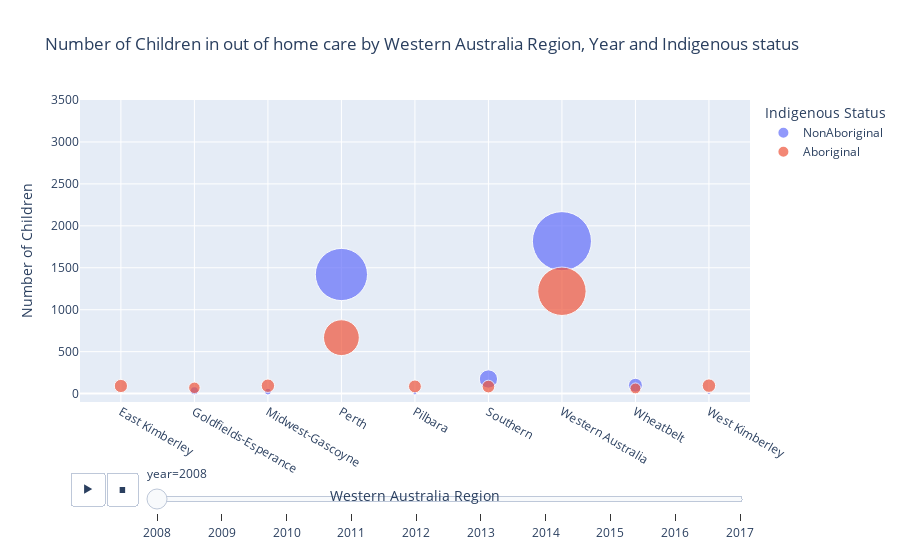

Notebook code cell kept with this figure:
### Code cell
#grouped by month, scatter plot for dia and miss dist, by abs magnitude
fig = px.scatter(data6,y="count", x="region", animation_frame="year", animation_group="region",
           size="count", color="indigenous_status", hover_name="year",hover_data={'year':False, 'region':False},size_max=50, range_y=[-100,3500],title="Number of Children in out of home care by Western Australia Region, Year and Indigenous status")
fig.update_layout(
    xaxis_title="Western Australia Region",
    yaxis_title="Number of Children",
    legend_title="Indigenous Status",
    hovermode='x unified'
)
fig.update_traces(hovertemplate='No. in out of home care: %{y}')
#fig.write_html("Number of Children in out of home care by Western Australia Region, Year and Indigenous status.html")
fig

### Figure 1 — Plotly figure (JSON) as saved in the notebook; plotly's stock layout.template omitted (floating-point values rounded to 4 significant figures)
{"data": [{"customdata": [["2008", "East Kimberley"], ["2008", "Goldfields-Esperance"], ["2008", "Midwest-Gascoyne"], ["2008", "Perth"], ["2008", "Pilbara"], ["2008", "Southern"], ["2008", "Western Australia"], ["2008", "Wheatbelt"], ["2008", "West Kimberley"]], "hovertemplate": "Children: %{y}", "hovertext": ["2008", "2008", "2008", "2008", "2008", "2008", "2008", "2008", "2008"], "ids": ["East Kimberley", "Goldfields-Esperance", "Midwest-Gascoyne", "Perth", "Pilbara", "Southern", "Western Australia", "Wheatbelt", "West Kimberley"], "legendgroup": "NonAboriginal", "marker": {"color": "#636efa", "size": [0, 34, 24, 1420, 8, 174, 1817, 100, 3], "sizemode": "area", "sizeref": 1.041, "symbol": "circle"}, "mode": "markers", "name": "NonAboriginal", "orientation": "v", "showlegend": true, "type": "scatter", "x": ["East Kimberley", "Goldfields-Esperance", "Midwest-Gascoyne", "Perth", "Pilbara", "Southern", "Western Australia", "Wheatbelt", "West Kimberley"], "xaxis": "x", "y": [0, 34, 24, 1420, 8, 174, 1817, 100, 3], "yaxis": "y"}, {"customdata": [["2008", "East Kimberley"], ["2008", "Goldfields-Esperance"], ["2008", "Midwest-Gascoyne"], ["2008", "Perth"], ["2008", "Pilbara"], ["2008", "Southern"], ["2008", "Western Australia"], ["2008", "Wheatbelt"], ["2008", "West Kimberley"]], "hovertemplate": "Children: %{y}", "hovertext": ["2008", "2008", "2008", "2008", "2008", "2008", "2008", "2008", "2008"], "ids": ["East Kimberley", "Goldfields-Esperance", "Midwest-Gascoyne", "Perth", "Pilbara", "Southern", "Western Australia", "Wheatbelt", "West Kimberley"], "legendgroup": "Aboriginal", "marker": {"color": "#EF553B", "size": [91, 69, 94, 667, 86, 84, 1220, 62, 95], "sizemode": "area", "sizeref": 1.041, "symbol": "circle"}, "mode": "markers", "name": "Aboriginal", "orientation": "v", "showlegend": true, "type": "scatter", "x": ["East Kimberley", "Goldfields-Esperance", "Midwest-Gascoyne", "Perth", "Pilbara", "Southern", "Western Australia", "Wheatbelt", "West Kimberley"], "xaxis": "x", "y": [91, 69, 94, 667, 86, 84, 1220, 62, 95], "yaxis": "y"}], "layout": {"hovermode": "x unified", "legend": {"itemsizing": "constant", "title": {"text": "Indigenous Status"}, "tracegroupgap": 0}, "sliders": [{"active": 0, "currentvalue": {"prefix": "year="}, "len": 0.9, "pad": {"b": 10, "t": 60}, "steps": [{"args": [["2008"], {"frame": {"duration": 0, "redraw": false}, "fromcurrent": true, "mode": "immediate", "transition": {"duration": 0, "easing": "linear"}}], "label": "2008", "method": "animate"}, {"args": [["2009"], {"frame": {"duration": 0, "redraw": false}, "fromcurrent": true, "mode": "immediate", "transition": {"duration": 0, "easing": "linear"}}], "label": "2009", "method": "animate"}, {"args": [["2010"], {"frame": {"duration": 0, "redraw": false}, "fromcurrent": true, "mode": "immediate", "transition": {"duration": 0, "easing": "linear"}}], "label": "2010", "method": "animate"}, {"args": [["2011"], {"frame": {"duration": 0, "redraw": false}, "fromcurrent": true, "mode": "immediate", "transition": {"duration": 0, "easing": "linear"}}], "label": "2011", "method": "animate"}, {"args": [["2012"], {"frame": {"duration": 0, "redraw": false}, "fromcurrent": true, "mode": "immediate", "transition": {"duration": 0, "easing": "linear"}}], "label": "2012", "method": "animate"}, {"args": [["2013"], {"frame": {"duration": 0, "redraw": false}, "fromcurrent": true, "mode": "immediate", "transition": {"duration": 0, "easing": "linear"}}], "label": "2013", "method": "animate"}, {"args": [["2014"], {"frame": {"duration": 0, "redraw": false}, "fromcurrent": true, "mode": "immediate", "transition": {"duration": 0, "easing": "linear"}}], "label": "2014", "method": "animate"}, {"args": [["2015"], {"frame": {"duration": 0, "redraw": false}, "fromcurrent": true, "mode": "immediate", "transition": {"duration": 0, "easing": "linear"}}], "label": "2015", "method": "animate"}, {"args": [["2016"], {"frame": {"duration": 0, "redraw": false}, "fromcurrent": true, "mode": "immediate", "transition": {"duration": 0, "easing": "linear"}}], "label": "2016", "method": "animate"}, {"args": [["2017"], {"frame": {"duration": 0, "redraw": false}, "fromcurrent": true, "mode": "immediate", "transition": {"duration": 0, "easing": "linear"}}], "label": "2017", "method": "animate"}], "x": 0.1, "xanchor": "left", "y": 0, "yanchor": "top"}], "title": {"text": "Number of Children in out of home care by Western Australia Region, Year and Indigenous status"}, "updatemenus": [{"buttons": [{"args": [null, {"frame": {"duration": 500, "redraw": false}, "fromcurrent": true, "mode": "immediate", "transition": {"duration": 500, "easing": "linear"}}], "label": "&#9654;", "method": "animate"}, {"args": [[null], {"frame": {"duration": 0, "redraw": false}, "fromcurrent": true, "mode": "immediate", "transition": {"duration": 0, "easing": "linear"}}], "label": "&#9724;", "method": "animate"}], "direction": "left", "pad": {"r": 10, "t": 70}, "showactive": false, "type": "buttons", "x": 0.1, "xanchor": "right", "y": 0, "yanchor": "top"}], "xaxis": {"anchor": "y", "domain": [0, 1], "title": {"text": "Western Australia Region"}}, "yaxis": {"anchor": "x", "domain": [0, 1], "range": [-100, 3500], "title": {"text": "Number of Children"}}}}
